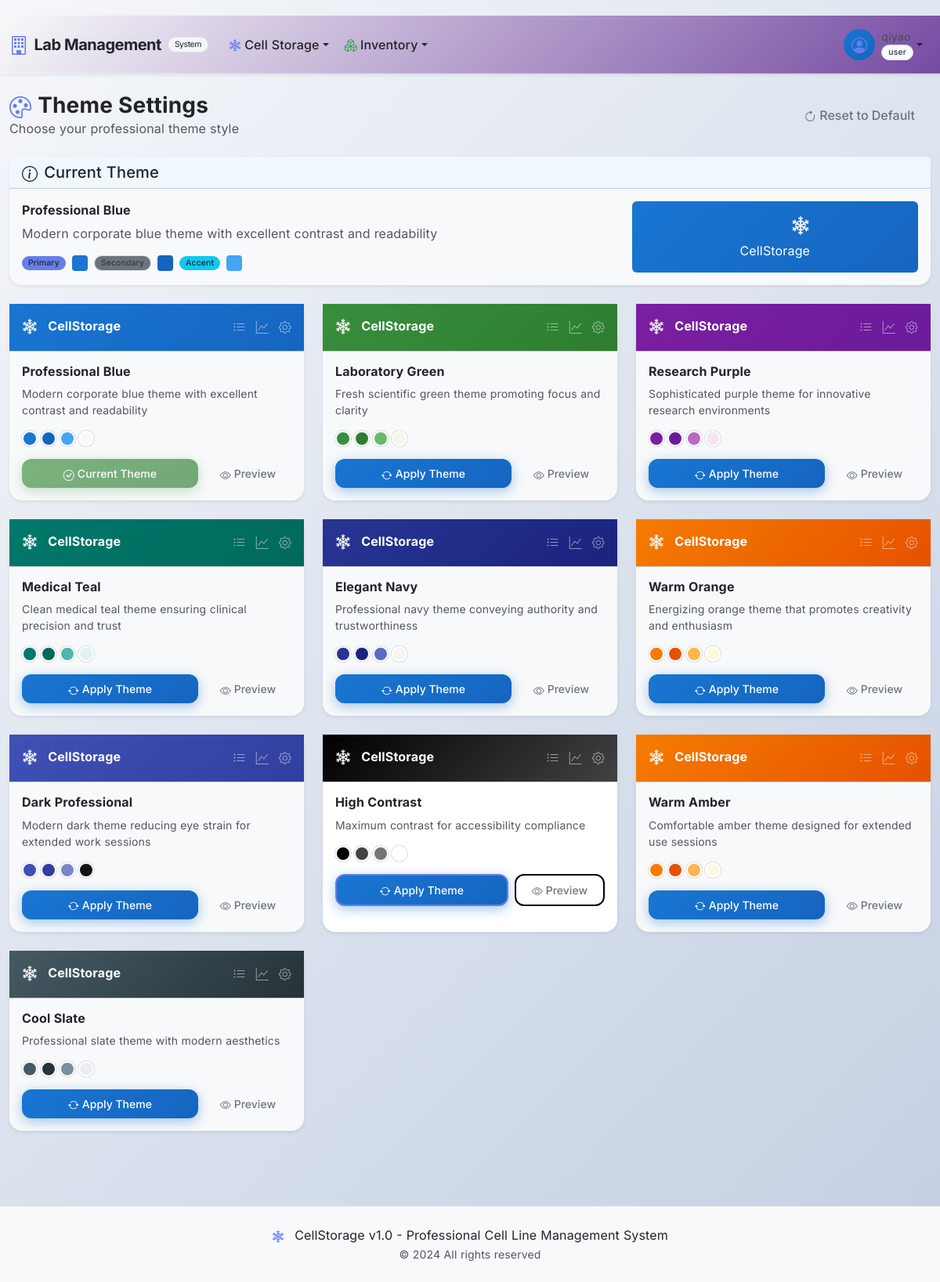
Screenshot of /cell-storage/theme-settings (signed in) with the database file from the repository.
### app/cell_storage/models.py (models this page shows, shortened)
class User(UserMixin, db.Model):
    __tablename__ = 'users'
    id = db.Column(db.Integer, primary_key=True)
    username = db.Column(db.String(64), unique=True, index=True, nullable=False)
    password_hash = db.Column(db.String(256))
    password_plain = db.Column(db.String(128))  # store plain password for admin view
    role = db.Column(db.String(64), default='user', nullable=False)  # e.g., 'user', 'admin'. Make role non-nullable.
    cell_lines_created = db.relationship('CellLine', backref='creator', lazy='dynamic',
                                         foreign_keys='CellLine.created_by_user_id')
    vials_frozen = db.relationship('CryoVial', backref='freezer_operator', lazy='dynamic',
                                   foreign_keys='CryoVial.frozen_by_user_id')
    audit_logs = db.relationship('AuditLog', backref='user_performing_action', lazy='dynamic',
                                 foreign_keys='AuditLog.user_id')
    @property
    def is_admin(self):
        return self.role == 'admin'

class ThemeConfig(db.Model):
    id = db.Column(db.Integer, primary_key=True)
    user_id = db.Column(db.Integer, db.ForeignKey('users.id'), nullable=False)
    theme_name = db.Column(db.String(50), nullable=False, default='classic')  # Theme name
    primary_color = db.Column(db.String(7), nullable=False, default='#667eea')  # Primary color
    secondary_color = db.Column(db.String(7), nullable=False, default='#764ba2')  # Secondary color
    accent_color = db.Column(db.String(7), nullable=False, default='#f093fb')  # Accent color
    background_color = db.Column(db.String(7), nullable=False, default='#f8f9fa')  # Background color
    text_color = db.Column(db.String(7), nullable=False, default='#212529')  # Text color
    navbar_style = db.Column(db.String(20), nullable=False, default='light')  # Navbar style
    created_at = db.Column(db.DateTime, default=datetime.utcnow)
    updated_at = db.Column(db.DateTime, default=datetime.utcnow, onupdate=datetime.utcnow)
    user = db.relationship('User', backref='theme_config')
    def to_dict(self):
        return {
            'id': self.id,
            'theme_name': self.theme_name,
            'primary_color': self.primary_color,
            'secondary_color': self.secondary_color,
            'accent_color': self.accent_color,
            'background_color': self.background_color,
            'text_color': self.text_color,
            'navbar_style': self.navbar_style
        }

### app/cell_storage/main/routes.py (the view)
@bp.route('/theme-settings')
@login_required
def theme_settings():
    from app.shared.utils import get_available_themes, get_user_theme
    available_themes = get_available_themes()
    current_theme = get_user_theme(current_user.id)
    return render_template(
        'main/theme_settings.html',
        title='Theme Settings',
        available_themes=available_themes,
        current_theme=current_theme
    )

### app/shared/permissions.py (called while the page is built)
def has_permission(permission, resource_type=None, resource_id=None):
    if not current_user.is_authenticated:
        return False
    return PermissionManager.has_permission(
        current_user.id,
        permission,
        resource_type,
        resource_id
    )

def can_view_inventory():
    return has_permission('inventory.view')

def can_manage_locations():
    return has_permission('location.edit')

def is_admin():
    return has_permission('admin.user_management')

### app/shared/utils.py (called while the page is built, shortened)
def get_user_theme(user_id):
    from app.cell_storage.models import ThemeConfig
    theme_config = ThemeConfig.query.filter_by(user_id=user_id).first()
    return theme_config.to_dict()

### app/templates/main/theme_settings.html (shortened to what this page needs)
{% extends "base.html" %}
{% block content %}
<div class="container-fluid py-4">
    <div class="row mb-4">
        <div class="col-12">
            <div class="d-flex align-items-center justify-content-between">
                <div>
                    <h1 class="h3 mb-0 fw-bold">
                        <i class="bi bi-palette me-2 text-primary"></i>Theme Settings
                    </h1>
                    <p class="text-muted mb-0">Choose your professional theme style</p>
                </div>
                <div class="d-flex gap-2">
                    <button class="btn btn-outline-secondary" onclick="resetToDefault()">
                        <i class="bi bi-arrow-clockwise me-1"></i>Reset to Default
                    </button>
                </div>
            </div>
        </div>
    </div>
    <div class="row mb-4">
        <div class="col-12">
            <div class="card border-0 shadow-sm">
                <div class="card-header" style="background-color: #f0f7ff;">
                    <h5 class="mb-0">
                        <i class="bi bi-info-circle me-2"></i>Current Theme
                    </h5>
                </div>
                <div class="card-body">
                    <div class="row align-items-center">
                        <div class="col-md-8">
                            <h6 class="fw-bold mb-2">{{ available_themes[current_theme.theme_name].name }}</h6>
                            <p class="text-muted mb-3">{{ available_themes[current_theme.theme_name].description }}</p>
                            <div class="d-flex gap-2">
                                <div class="d-flex align-items-center">
                                    <span class="badge bg-primary me-2">Primary</span>
                                    <div class="color-preview" style="background-color: {{ current_theme.primary_color }}; width: 20px; height: 20px; border-radius: 4px;"></div>
                                </div>
                                <div class="d-flex align-items-center">
                                    <span class="badge bg-secondary me-2">Secondary</span>
                                    <div class="color-preview" style="background-color: {{ current_theme.secondary_color }}; width: 20px; height: 20px; border-radius: 4px;"></div>
                                </div>
                                <div class="d-flex align-items-center">
                                    <span class="badge bg-info me-2">Accent</span>
                                    <div class="color-preview" style="background-color: {{ current_theme.accent_color }}; width: 20px; height: 20px; border-radius: 4px;"></div>
                                </div>
                            </div>
                        </div>
                        <div class="col-md-4 text-end">
                            <div class="theme-preview p-3 rounded" style="background: linear-gradient(135deg, {{ current_theme.primary_color }} 0%, {{ current_theme.secondary_color }} 100%);">
                                <div class="text-white">
                                    <i class="bi bi-snow2 fs-4"></i>
                                    <div class="mt-2">CellStorage</div>
                                </div>
                            </div>
                        </div>
                    </div>
                </div>
            </div>
        </div>
    </div>
    <div class="row">
        {% for theme_key, theme_data in available_themes.items() %}
        <div class="col-lg-4 col-md-6 mb-4">
            <div class="card theme-card h-100 border-0 shadow-sm" data-theme="{{ theme_key }}">
                <div class="card-header bg-light p-0">
                    <div class="theme-preview-header p-3" style="background: linear-gradient(135deg, {{ theme_data.primary_color }} 0%, {{ theme_data.secondary_color }} 100%);">
                        <div class="d-flex justify-content-between align-items-center">
                            <div class="text-white">
                                <i class="bi bi-snow2 fs-5"></i>
                                <span class="ms-2 fw-bold">CellStorage</span>
                            </div>
                            <div class="text-white-50">
                                <i class="bi bi-list-ul me-2"></i>
                                <i class="bi bi-graph-up me-2"></i>
                                <i class="bi bi-gear"></i>
                            </div>
                        </div>
                    </div>
                </div>
                <div class="card-body">
                    <h6 class="fw-bold mb-2">{{ theme_data.name }}</h6>
                    <p class="text-muted small mb-3">{{ theme_data.description }}</p>
                    <div class="d-flex gap-1 mb-3">
                        <div class="color-dot" style="background-color: {{ theme_data.primary_color }};" title="Primary Color"></div>
                        <div class="color-dot" style="background-color: {{ theme_data.secondary_color }};" title="Secondary Color"></div>
                        <div class="color-dot" style="background-color: {{ theme_data.accent_color }};" title="Accent Color"></div>
                        <div class="color-dot" style="background-color: {{ theme_data.background_color }};" title="Background Color"></div>
                    </div>
                    <div class="d-flex gap-2">
                        {% if theme_key == current_theme.theme_name %}
                        <button class="btn btn-success btn-sm flex-fill" disabled>
                            <i class="bi bi-check-circle me-1"></i>Current Theme
                        </button>
                        {% else %}
                        <button class="btn btn-primary btn-sm flex-fill" onclick="switchTheme('{{ theme_key }}')">
                            <i class="bi bi-arrow-repeat me-1"></i>Apply Theme
                        </button>
                        {% endif %}
                        <button class="btn btn-outline-secondary btn-sm" onclick="previewTheme('{{ theme_key }}')">
                            <i class="bi bi-eye me-1"></i>Preview
                        </button>
                    </div>
                </div>
            </div>
        </div>
        {% endfor %}
    </div>
</div>
{% endblock %}

### app/templates/base.html (shortened to what this page needs)
<!DOCTYPE html>
<html lang="en">
<head>
    <link href="https://cdn.jsdelivr.net/npm/bootstrap@5.3.3/dist/css/bootstrap.min.css" rel="stylesheet">
    <link href="https://cdn.jsdelivr.net/npm/bootstrap-icons@1.11.3/font/bootstrap-icons.css" rel="stylesheet">
    <link href="https://cdnjs.cloudflare.com/ajax/libs/bootstrap-icons/1.11.3/font/bootstrap-icons.min.css" rel="stylesheet">
    <link href="{{ url_for('static', filename='css/style.css') }}" rel="stylesheet">
</head>
<body class="bg-light">
    <nav class="navbar navbar-expand-lg navbar-light bg-gradient shadow-sm sticky-top" style="background: linear-gradient(135deg, #f5f7fa 0%, #c3cfe2 100%);">
        <div class="container-fluid">
            <a class="navbar-brand fw-bold d-flex align-items-center" href="{{ url_for('cell_storage.index') }}" style="color: #212529;">
                <i class="bi bi-building me-2 fs-4" style="color: #667eea;"></i>
                <span style="color: #212529;">Lab Management</span>
                <small class="badge bg-light text-dark ms-2" style="color: #343a40; border: 1px solid #dee2e6;">System</small>
            </a>
            <div class="collapse navbar-collapse" id="navbarContent">
                <ul class="navbar-nav me-auto mb-2 mb-lg-0">
                    {% if current_user.is_authenticated %}
                        <li class="nav-item dropdown">
                            <a class="nav-link dropdown-toggle d-flex align-items-center" href="#" style="color: #212529;" id="cellStorageDropdown" role="button" data-bs-toggle="dropdown" aria-expanded="false">
                                <i class="bi bi-snow2 me-1" style="color: #667eea;"></i>
                                Cell Storage
                            </a>
                        </li>
                        <li class="nav-item dropdown">
                            <a class="nav-link dropdown-toggle d-flex align-items-center" href="#" style="color: #212529;" id="inventoryDropdown" role="button" data-bs-toggle="dropdown" aria-expanded="false">
                                <i class="bi bi-boxes me-1" style="color: #28a745;"></i>
                                Inventory
                            </a>
                        </li>
                    {% endif %}
                </ul>
                <ul class="navbar-nav ms-auto mb-2 mb-lg-0">
                    {% if current_user.is_authenticated %}
                        <li class="nav-item dropdown">
                            <a class="nav-link dropdown-toggle d-flex align-items-center" href="#" id="userDropdown" role="button" data-bs-toggle="dropdown" aria-expanded="false" style="color: #212529;">
                                <div class="user-avatar me-2">
                                    <i class="bi bi-person-circle fs-5" style="color: #667eea;"></i>
                                </div>
                                <div class="d-flex flex-column">
                                    <span class="small" style="color: #212529;">{{ current_user.username }}</span>
                                    <span class="badge badge-role bg-light text-dark" style="color: #343a40; border: 1px solid #dee2e6;">{{ current_user.role }}</span>
                                </div>
                            </a>
                        </li>
                    {% else %}
                        <li class="nav-item">
                            <a class="nav-link btn btn-outline-primary rounded-pill px-3" href="{{ url_for('auth.login') }}" style="color: #667eea; border-color: #667eea;">
                                <i class="bi bi-box-arrow-in-right me-1"></i>Login
                            </a>
                        </li>
                    {% endif %}
                </ul>
            </div>
        </div>
    </nav>
    <main class="flex-grow-1">
        {% block content %}{% endblock %}
    </main>
    <footer class="bg-light text-center py-4 mt-5" style="color: #343a40;">
        <div class="container">
            <p class="mb-0">
                <i class="bi bi-snow2 me-2" style="color: #667eea;"></i>
                CellStorage v1.0 - Professional Cell Line Management System
            </p>
            <small class="text-muted" style="color: #495057;">© 2024 All rights reserved</small>
        </div>
    </footer>
</body>
</html>

### app/templates/base.html (style rules this page uses)
:root { --primary-color: #667eea; --secondary-color: #764ba2; --accent-color: #f093fb; --background-color: #f8f9fa; --text-color: #212529; --navbar-style: light; }

### app/templates/main/theme_settings.html (style rules this page uses)
.theme-card { transition: all 0.3s ease; cursor: pointer; }
.color-dot { width: 20px; height: 20px; border-radius: 50%; border: 2px solid #fff; box-shadow: 0 0 0 1px #dee2e6; }
.theme-preview { min-height: 80px; display: flex; align-items: center; justify-content: center; }
.theme-preview-header { min-height: 60px; }

### rows the page displays
User: username "qiyao", role "user"
ThemeConfig: theme_name "Professional Blue", theme_name "Modern corporate blue theme with excellent contrast and readability"

### other values shown
{{ theme_data.name }} "Professional Blue" "Laboratory Green" "Research Purple" "Medical Teal" "Elegant Navy" "Warm Orange" "Dark Professional" "High Contrast" "Warm Amber" "Cool Slate"
{{ theme_data.description }} "Modern corporate blue theme with excellent contrast and readability" "Fresh scientific green theme promoting focus and clarity" "Sophisticated purple theme for innovative research environments" "Clean medical teal theme ensuring clinical precision and trust" "Professional navy theme conveying authority and trustworthiness" "Energizing orange theme that promotes creativity and enthusiasm" "Modern dark theme reducing eye strain for extended work sessions" "Maximum contrast for accessibility compliance" "Comfortable amber theme designed for extended use sessions" "Professional slate theme with modern aesthetics"
